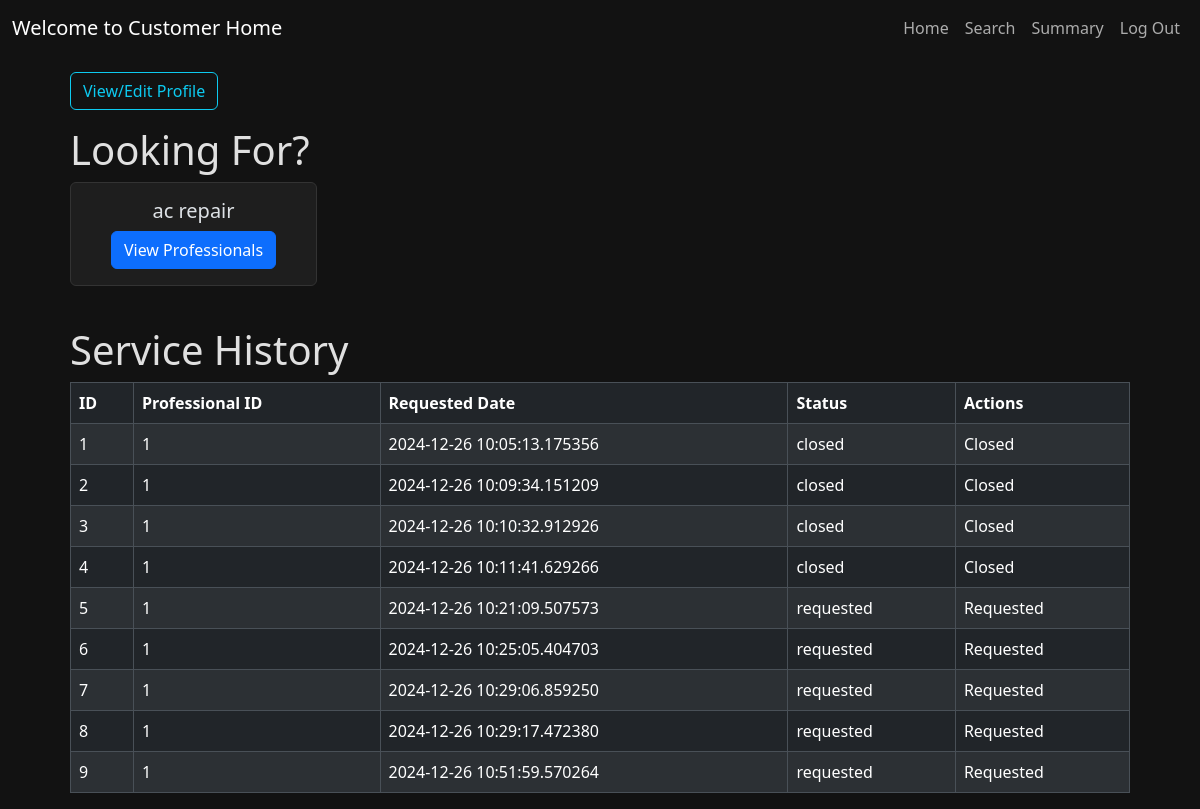
The app's page /home/customer (signed in) with its own data.
### models.py (models this page shows, shortened)
class Service(db.Model):
    id = db.Column(db.Integer, primary_key=True, autoincrement=True)
    service_name = db.Column(db.String(100), nullable=False)
    description = db.Column(db.Text, nullable=False)
    base_price = db.Column(db.Numeric(10, 2), nullable=False)
    status = db.Column(db.Enum('open', 'close', name='service_status'), default='open', nullable=False)
    service_requests = db.relationship('ServiceRequest', backref='service', passive_deletes=True)

class ServiceRequest(db.Model):
    id = db.Column(db.Integer, primary_key=True, autoincrement=True)
    service_id = db.Column(db.Integer, ForeignKey('service.id', ondelete="CASCADE"), nullable=False )
    customer_id = db.Column(db.Integer, ForeignKey('customer.id', ondelete="CASCADE"), nullable=False)
    professional_id = db.Column(db.Integer, ForeignKey('professional.id', ondelete="CASCADE"), nullable=False)
    date_of_request = db.Column(db.DateTime(timezone=True), default=datetime.now, nullable=False)
    date_of_completion = db.Column(db.DateTime(timezone=True), nullable=True)
    service_status = db.Column(db.String(100), default='Requested', nullable=False)
    ratings = db.Column(db.Integer, nullable=True)
    remarks = db.Column(db.Text, nullable=True)

### routes.py (the view)
    @app.route('/home/customer')
    @login_required
    def customer_home():
        customer_id = Customer.query.filter_by(login_id = current_user.id).first().id
        services = Service.query.all()
        customer = Customer.query.get_or_404(customer_id)
        service_requests = ServiceRequest.query.filter_by(customer_id = customer_id).all()
        professionals = Professional.query.all()
        return render_template(
            "customer_home.html",
            services = services,
            service_requests= service_requests,
            customer = customer,
            professionals = professionals
        )

### app.py (called while the page is built)
def create_app():
    app = Flask(__name__,template_folder='templates',static_folder='static',static_url_path='/')
    app.config['SECRET_KEY'] = '8f42a73054b1749f8f58848be5e6502c'
    app.config['SQLALCHEMY_DATABASE_URI'] = 'sqlite:///database.sqlite3'
    from models import Login,Admin,Professional,Customer,Service,ServiceRequest
    db.init_app(app)
    with app.app_context():
        db.create_all()
        from routes import create_admin_user
        create_admin_user(db)
    migrate=Migrate(app,db)
    login_manager = LoginManager()
    login_manager.login_view = 'login'
    login_manager.init_app(app)
    @login_manager.user_loader
    def load_user(id):
        return Login.query.get(id)
    from routes import register_routes
    register_routes(app,db)
    return app

### templates/customer_home.html (shortened to what this page needs)
{% extends "base2.html" %}
{%block nav_title%}Customer Home{%endblock%}
{% block content %}
<section class="m-3">
    <div class="container">
        <button type="button" class="btn btn-outline-info mb-3" data-bs-toggle="modal"
            data-bs-target="#profileModal">View/Edit Profile</button>
        <h1>Looking For?</h1>
        <div class="row">
            {% for service in services %}
            <div class="col-md-3 mb-4">
                <div class="card">
                    <div class="card-body text-center">
                        <h5 class="card-title">{{ service.service_name }}</h5>
                        <button type="button" class="btn btn-primary" data-bs-toggle="modal"
                            data-bs-target="#serviceModal{{service.id}}"> View Professionals</button>
                    </div>
                </div>
            </div>
            {% endfor %}
        </div>
    </div>
</section>
<section class="m-3">
    <div class="container">
        <h1>Service History</h1>
        <div class="table-responsive">
            <table class="table  table-striped table-bordered table-hover">
                <thead>
                    <tr>
                        <th scope="col">ID</th>
                        <th scope="col">Professional ID</th>
                        <th scope="col">Requested Date</th>
                        <th scope="col">Status</th>
                        <th scope="col">Actions</th>
                    </tr>
                </thead>
                <tbody>
                    {% for request in service_requests %}
                    <tr>
                        <td>{{ request.id }}</td>
                        <td>{{ request.professional_id }}</td>
                        <td>{{ request.date_of_request }}</td>
                        <td>{{ request.service_status }}</td>
                        <td>
                            {% if request.service_status == 'assigned' %}
                            <button type="submit" class="btn btn-primary btn-sm" data-bs-toggle="modal"
                                data-bs-target="#ratingModal{{request.id}}">Close It?</button>
                            {% elif request.service_status == 'requested'%}
                            Requested
                            {% elif request.service_status == 'closed'%}
                            Closed
                            {% endif %}
                        </td>
                    </tr>
                    {% endfor %}
                </tbody>
            </table>
        </div>
    </div>
</section>
{% endblock %}

### static/main2.css (style rules this page uses)
html, body { height: 100%; margin: 0; }
.card { background-color: #ffffff; }
body { background-color: #121212; color: #e0e0e0; }
.card { background-color: #1e1e1e; border-color: #333; }

### records on screen
Service: service_name "ac repair"
ServiceRequest: id "1", professional_id "1", date_of_request "2024-12-26 10:05:13.175356", service_status "closed", shows "Closed"
ServiceRequest: id "2", professional_id "1", date_of_request "2024-12-26 10:09:34.151209", service_status "closed", shows "Closed"
ServiceRequest: id "3", professional_id "1", date_of_request "2024-12-26 10:10:32.912926", service_status "closed", shows "Closed"
ServiceRequest: id "4", professional_id "1", date_of_request "2024-12-26 10:11:41.629266", service_status "closed", shows "Closed"
ServiceRequest: id "5", professional_id "1", date_of_request "2024-12-26 10:21:09.507573", service_status "requested", shows "Requested"
ServiceRequest: id "6", professional_id "1", date_of_request "2024-12-26 10:25:05.404703", service_status "requested", shows "Requested"
ServiceRequest: id "7", professional_id "1", date_of_request "2024-12-26 10:29:06.859250", service_status "requested", shows "Requested"
ServiceRequest: id "8", professional_id "1", date_of_request "2024-12-26 10:29:17.472380", service_status "requested", shows "Requested"
ServiceRequest: id "9", professional_id "1", date_of_request "2024-12-26 10:51:59.570264", service_status "requested", shows "Requested"
